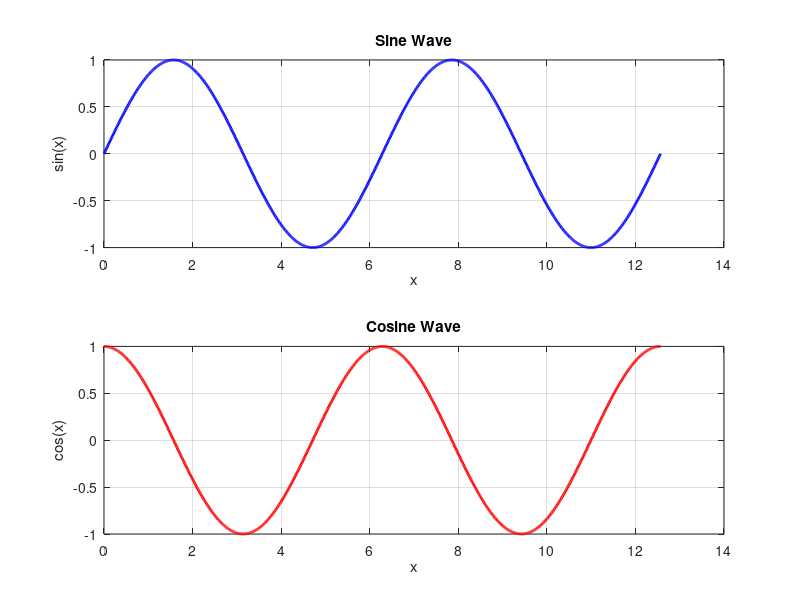

Source code (MATLAB):
% Define the x-axis values (time or angle)
x = linspace(0, 4*pi, 1000); % Range from 0 to 2*pi with 1000 points

% Calculate the y-values for sine and cosine waves
y_sin = sin(x);
y_cos = cos(x);

% Plot the sine wave
subplot(2, 1, 1);
plot(x, y_sin, 'b', 'LineWidth', 2);
xlabel('x');
ylabel('sin(x)');
title('Sine Wave');
grid on;

% Plot the cosine wave
subplot(2, 1, 2);
plot(x, y_cos, 'r', 'LineWidth', 2);
xlabel('x');
ylabel('cos(x)');
title('Cosine Wave');
grid on;
